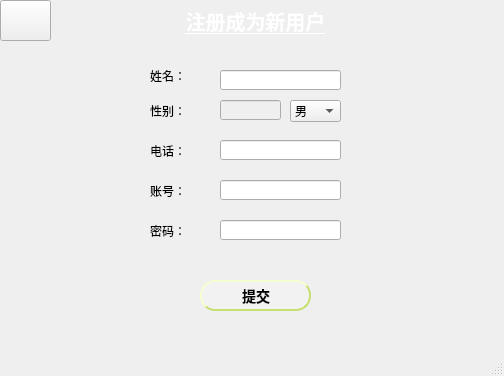
<?xml version="1.0" encoding="UTF-8"?>
<ui version="4.0">
 <class>MainWindow7</class>
 <widget class="QMainWindow" name="MainWindow7">
  <property name="geometry">
   <rect>
    <x>0</x>
    <y>0</y>
    <width>504</width>
    <height>376</height>
   </rect>
  </property>
  <property name="windowTitle">
   <string>MainWindow</string>
  </property>
  <property name="styleSheet">
   <string notr="true">
 background-color: qlineargradient(x1:0, y1:0, x2:1, y2:1,
stop:0 #ffffff,stop:1 #ffffff);</string>
  </property>
  <widget class="QWidget" name="centralwidget">
   <widget class="QLabel" name="label">
    <property name="geometry">
     <rect>
      <x>-10</x>
      <y>0</y>
      <width>531</width>
      <height>41</height>
     </rect>
    </property>
    <property name="font">
     <font>
      <pointsize>15</pointsize>
      <weight>75</weight>
      <bold>true</bold>
      <underline>true</underline>
     </font>
    </property>
    <property name="styleSheet">
     <string notr="true">
 background-color: qlineargradient(x1:0, y1:0, x2:1, y2:1,
stop:0 #91c46c,stop:1#91c46c);
 
color: white; </string>
    </property>
    <property name="text">
     <string>注册成为新用户</string>
    </property>
    <property name="alignment">
     <set>Qt::AlignCenter</set>
    </property>
   </widget>
   <widget class="QLineEdit" name="lineEdit">
    <property name="geometry">
     <rect>
      <x>220</x>
      <y>70</y>
      <width>121</width>
      <height>20</height>
     </rect>
    </property>
    <property name="styleSheet">
     <string notr="true"> background-color: qlineargradient(x1:0, y1:0, x2:1, y2:1,
stop:0 #f2f2f2,stop:1 #f2f2f2);
 </string>
    </property>
   </widget>
   <widget class="QLineEdit" name="lineEdit_3">
    <property name="geometry">
     <rect>
      <x>220</x>
      <y>140</y>
      <width>121</width>
      <height>20</height>
     </rect>
    </property>
    <property name="styleSheet">
     <string notr="true"> background-color: qlineargradient(x1:0, y1:0, x2:1, y2:1,
stop:0 #f2f2f2,stop:1 #f2f2f2);
 </string>
    </property>
   </widget>
   <widget class="QLineEdit" name="lineEdit_4">
    <property name="geometry">
     <rect>
      <x>220</x>
      <y>180</y>
      <width>121</width>
      <height>20</height>
     </rect>
    </property>
    <property name="styleSheet">
     <string notr="true"> background-color: qlineargradient(x1:0, y1:0, x2:1, y2:1,
stop:0 #f2f2f2,stop:1 #f2f2f2);
 </string>
    </property>
   </widget>
   <widget class="QLineEdit" name="lineEdit_5">
    <property name="geometry">
     <rect>
      <x>220</x>
      <y>220</y>
      <width>121</width>
      <height>20</height>
     </rect>
    </property>
    <property name="styleSheet">
     <string notr="true"> background-color: qlineargradient(x1:0, y1:0, x2:1, y2:1,
stop:0 #f2f2f2,stop:1 #f2f2f2);
 </string>
    </property>
    <property name="echoMode">
     <enum>QLineEdit::Password</enum>
    </property>
   </widget>
   <widget class="QLabel" name="label_2">
    <property name="geometry">
     <rect>
      <x>150</x>
      <y>70</y>
      <width>54</width>
      <height>12</height>
     </rect>
    </property>
    <property name="text">
     <string>姓名：</string>
    </property>
   </widget>
   <widget class="QLabel" name="label_3">
    <property name="geometry">
     <rect>
      <x>150</x>
      <y>100</y>
      <width>61</width>
      <height>21</height>
     </rect>
    </property>
    <property name="text">
     <string>性别：</string>
    </property>
   </widget>
   <widget class="QLabel" name="label_4">
    <property name="geometry">
     <rect>
      <x>150</x>
      <y>220</y>
      <width>51</width>
      <height>21</height>
     </rect>
    </property>
    <property name="text">
     <string>密码：</string>
    </property>
   </widget>
   <widget class="QLabel" name="label_5">
    <property name="geometry">
     <rect>
      <x>150</x>
      <y>140</y>
      <width>51</width>
      <height>21</height>
     </rect>
    </property>
    <property name="text">
     <string>电话：</string>
    </property>
   </widget>
   <widget class="QLabel" name="label_6">
    <property name="geometry">
     <rect>
      <x>150</x>
      <y>180</y>
      <width>51</width>
      <height>21</height>
     </rect>
    </property>
    <property name="text">
     <string>账号：</string>
    </property>
   </widget>
   <widget class="QComboBox" name="comboBox">
    <property name="geometry">
     <rect>
      <x>290</x>
      <y>100</y>
      <width>51</width>
      <height>22</height>
     </rect>
    </property>
    <property name="styleSheet">
     <string notr="true"> background-color: qlineargradient(x1:0, y1:0, x2:1, y2:1,
stop:0 #f2f2f2,stop:1 #f2f2f2);
 </string>
    </property>
    <item>
     <property name="text">
      <string>男</string>
     </property>
    </item>
    <item>
     <property name="text">
      <string>女</string>
     </property>
    </item>
   </widget>
   <widget class="QPushButton" name="pushButton">
    <property name="geometry">
     <rect>
      <x>200</x>
      <y>280</y>
      <width>111</width>
      <height>31</height>
     </rect>
    </property>
    <property name="styleSheet">
     <string notr="true">QPushButton:hover {
background-color: #91c46c;

}

QPushButton {
background-color: #ffffff;
color: #ffffff;
color: black;
                    /* 文字颜色 */
background-color: #f2f2f2;       /* 背景色 */
border-style: outset;            /* 边框风格 */
border-width: 2px;               /* 边框宽度 */
border-radius: 5px;              /* 边框圆角 */
border-color: #c6e070;           /* 边框颜色 */
font: bold 14px;                 /* 字体 */
min-width: 2em;                  /* 控件最小宽度 */
min-height: 2px;                 /* 控件最小高度 */
font-family: 宋体;            /* 字库 */
padding: 5px;                    /* 内边距 */
padding-left:6px;                /* 文字横向偏移 */
padding-top:6px;                 /* 文字纵向偏移 */
border-radius:15px
}
QPushButton:pressed {
background-color: #287d7d;
}
</string>
    </property>
    <property name="text">
     <string>提交</string>
    </property>
   </widget>
   <widget class="QLineEdit" name="lineEdit_2">
    <property name="enabled">
     <bool>false</bool>
    </property>
    <property name="geometry">
     <rect>
      <x>220</x>
      <y>100</y>
      <width>61</width>
      <height>20</height>
     </rect>
    </property>
    <property name="styleSheet">
     <string notr="true"> background-color: qlineargradient(x1:0, y1:0, x2:1, y2:1,
stop:0 #f2f2f2,stop:1 #f2f2f2);
 </string>
    </property>
   </widget>
   <widget class="QPushButton" name="pushButton_2">
    <property name="geometry">
     <rect>
      <x>0</x>
      <y>0</y>
      <width>51</width>
      <height>41</height>
     </rect>
    </property>
    <property name="styleSheet">
     <string notr="true">QPushButton{
border-image: url(:/pic/10.png);


 background-color: qlineargradient(x1:0, y1:0, x2:1, y2:1,
stop:0 #91c46c,stop:1#91c46c);
 
}
QPushButton:pressed {
background-color: #287d7d;
}

 </string>
    </property>
    <property name="text">
     <string/>
    </property>
   </widget>
   <widget class="QLabel" name="label_7">
    <property name="geometry">
     <rect>
      <x>0</x>
      <y>330</y>
      <width>191</width>
      <height>31</height>
     </rect>
    </property>
    <property name="styleSheet">
     <string notr="true">
 background-color: qlineargradient(x1:0, y1:0, x2:1, y2:1,
stop:0 #f2f2f2,stop:1 #f2f2f2);
 </string>
    </property>
    <property name="text">
     <string/>
    </property>
   </widget>
   <widget class="QLabel" name="label_8">
    <property name="geometry">
     <rect>
      <x>360</x>
      <y>330</y>
      <width>101</width>
      <height>31</height>
     </rect>
    </property>
    <property name="styleSheet">
     <string notr="true">
 background-color: qlineargradient(x1:0, y1:0, x2:1, y2:1,
stop:0 #1c344c,stop:1#1c344c);
 </string>
    </property>
    <property name="text">
     <string/>
    </property>
   </widget>
   <widget class="QLabel" name="label_9">
    <property name="geometry">
     <rect>
      <x>310</x>
      <y>330</y>
      <width>81</width>
      <height>31</height>
     </rect>
    </property>
    <property name="styleSheet">
     <string notr="true">
 background-color: qlineargradient(x1:0, y1:0, x2:1, y2:1,
stop:0 #91c46c,stop:1#91c46c);
 </string>
    </property>
    <property name="text">
     <string/>
    </property>
   </widget>
   <widget class="QLabel" name="label_10">
    <property name="geometry">
     <rect>
      <x>460</x>
      <y>330</y>
      <width>61</width>
      <height>31</height>
     </rect>
    </property>
    <property name="styleSheet">
     <string notr="true">
 background-color: qlineargradient(x1:0, y1:0, x2:1, y2:1,
stop:0 #287d7d,stop:1#287d7d);
 </string>
    </property>
    <property name="text">
     <string/>
    </property>
   </widget>
   <widget class="QLabel" name="label_11">
    <property name="geometry">
     <rect>
      <x>190</x>
      <y>330</y>
      <width>121</width>
      <height>31</height>
     </rect>
    </property>
    <property name="styleSheet">
     <string notr="true">
 background-color: qlineargradient(x1:0, y1:0, x2:1, y2:1,
stop:0 #c6e070,stop:1#c6e070);
 </string>
    </property>
    <property name="text">
     <string/>
    </property>
   </widget>
  </widget>
  <widget class="QMenuBar" name="menubar">
   <property name="geometry">
    <rect>
     <x>0</x>
     <y>0</y>
     <width>504</width>
     <height>21</height>
    </rect>
   </property>
  </widget>
  <widget class="QStatusBar" name="statusbar"/>
 </widget>
 <resources/>
 <connections/>
</ui>
